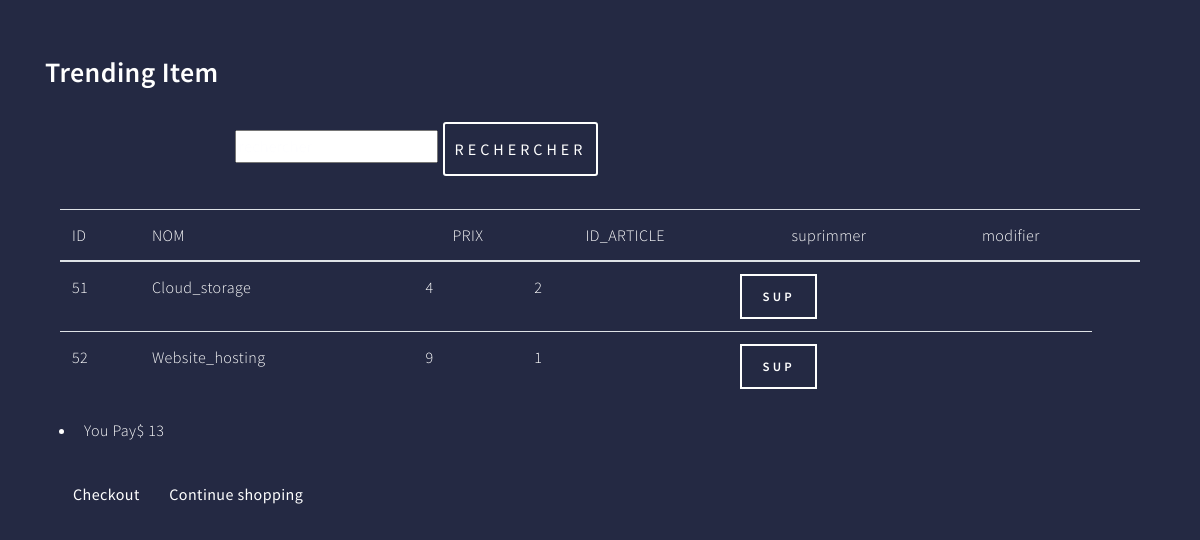
The page /V/F/cart2.php on the database its author committed.
### tables this page shows
CREATE TABLE `panier` (
  `id_panier` int(11) NOT NULL,
  `nom` varchar(50) NOT NULL,
  `prix` varchar(20) NOT NULL,
  `id_article` int(11) NOT NULL
);

### C/pan.php (called while the page is built, shortened)
<?php
class panierC{
	function afficherPanier(){
		$sql="SELECT *FROM panier";
			$db = config::getConnexion();
			try{
				$liste = $db->query($sql);
				return $liste;
			}
			catch (Exception $e){
				die('Erreur: '.$e->getMessage());
			}
	}
}

### V/F/cart2.php (the view, shortened to what this page needs)
<?php
include '..\..\C\pan.php';
$panierC=new panierC();
$listepanier=$panierC->afficherPanier();
?>
<!DOCTYPE HTML>
<html>
	<head>
		<link rel="stylesheet" href="assets/bootstrap/css/bootstrap.min.css" />
		<link rel="stylesheet" href="assets/css/main.css" />
	</head>
	<body class="is-preload">
			<div id="wrapper">
    <div class="product-area section">
        <div class="container">
            <div class="row">
                <div class="col-12">
                    <div class="section-title">
                        <h2>Trending Item</h2>
                    </div>
                </div>
            </div>
            <div class="row">
                <div class="col-12">
                    <div class="product-info">
		<form action="" method="POST" target="_blank" class="newsletter-inner">
                           <div class="row">
						   <div class="col-2">
						   </div>
						   <div class="col-10">
								<input name="rechercher" placeholder="rechercher" required="" type="rechercher">
								<button type="submit"  name="submit"  class="btn">rechercher</button>
								</div>
								</div>
							</form>
	<div class="shopping-cart section">
		<div class="container">
			<div class="row">
				<div class="col-12">
					<table class="table shopping-summery">
						<thead>
							<tr class="main-hading">
								<th>ID</th>
								<th>NOM</th>
								<th class="text-center"> PRIX</th>
								<th class="text-center">ID_ARTICLE</th>
                                <th class="text-center">suprimmer</th>
								<th class="text-center">modifier</th>
								<th class="text-center"><i class="ti-trash remove-icon"></i></th>
							</tr>
						</thead>
						<tbody>
						<?php
						$s=0;
						 foreach($listepanier as $row) { ?>
							<tr>
								<td >  <?php echo $row['id_panier'] ?> </td>
								<td >  <?php echo $row['nom'] ?> </td>
								<td >  <?php echo $row['prix']  ?> </td>
								<?php   $s=$s+$row['prix']  ?>
								<td >  <?php echo $row['id_article'] ?> </td>
								<form method="POST" action="cart.php">
						<td>               <input type="submit" name="suprimmer" class="tf-ion-android-cart" value="sup">
						<input type="hidden" value=<?PHP echo $row['id_panier']; ?> name="id_panier">	       </td>
					   </form>
								<td>               </td>
							</tr>
							<?php } ?>
						</tbody>
					</table>
				</div>
			</div>
			<div class="row">
				<div class="col-12">
					<div class="total-amount">
						<div class="row">
							<div class="col-lg-4 col-md-7 col-12">
								<div class="right">
									<ul>
										<li class="last">You Pay<span>$ <?php echo $s ?></span></li>
									</ul>
									<div class="button5">
										<a href="checkout.php" class="btn">Checkout</a>
										<a href="AffctgF.php" class="btn">Continue shopping</a>
									</div>
								</div>
							</div>
						</div>
					</div>
				</div>
			</div>
		</div>
	</div>
</body>
</html>

### V/F/assets/css/main.css (style rules this page uses)
html, body, div, span, applet, object, iframe, h1, h2, h3, h4, h5, h6, p, blockquote, pre, a, abbr, acronym, address, big, cite, code, del, dfn, em, img, ins, kbd, q, s, samp, small, strike, strong, sub, sup, tt, var, b, u, i, center, dl, dt, dd, ol, ul, li, fieldset, form, label, legend, table, caption, tbody, tfoot, thead, tr, th, td, article, aside, canvas, details, embed, figure, figcaption, footer, header, hgroup, menu, nav, output, ruby, section, summary, time, mark, audio, video { margin: 0; padding: 0; border: 0; font-size: 100%; font: inherit; vertical-align: baseline; }
body { line-height: 1; }
ol, ul { list-style: none; }
table { border-collapse: collapse; border-spacing: 0; }
body { -webkit-text-size-adjust: none; }
body { -ms-overflow-style: scrollbar; }
html { box-sizing: border-box; }
*, *:before, *:after { box-sizing: inherit; }
body { background: #242943; }
body.is-preload *, body.is-preload *:before, body.is-preload *:after { -moz-animation: none !important; -webkit-animation: none !important; -ms-animation: none !important; animation: none !important; -moz-transition: none !important; -webkit-transition: none !important; -ms-transition: none !important; transition: none !important; }
body, input, select, textarea { color: #ffffff; font-family: "Source Sans Pro", Helvetica, sans-serif; font-size: 17pt; font-weight: 300; letter-spacing: 0.025em; line-height: 1.65; }
@media screen and (max-width: 1680px) { body, input, select, textarea { font-size: 14pt; } }
@media screen and (max-width: 1280px) { body, input, select, textarea { font-size: 12pt; } }
a { -moz-transition: color 0.2s ease-in-out, border-bottom-color 0.2s ease-in-out; -webkit-transition: color 0.2s ease-in-out, border-bottom-color 0.2s ease-in-out; -ms-transition: color 0.2s ease-in-out, border-bottom-color 0.2s ease-in-out; transition: color 0.2s ease-in-out, border-bottom-color 0.2s ease-in-out; border-bottom: dotted 1px; color: inherit; text-decoration: none; }
h1, h2, h3, h4, h5, h6 { color: #ffffff; font-weight: 600; line-height: 1.45; margin: 0 0 1em 0; }
h2 { font-size: 1.75em; }
form { margin: 0 0 2em 0; }
form > :last-child { margin-bottom: 0; }
ul { list-style: disc; margin: 0 0 2em 0; padding-left: 1em; }
ul li { padding-left: 0.5em; }
input[type="submit"], input[type="reset"], input[type="button"], button, .button { -moz-appearance: none; -webkit-appearance: none; -ms-appearance: none; appearance: none; -moz-transition: background-color 0.2s ease-in-out, box-shadow 0.2s ease-in-out, color 0.2s ease-in-out; -webkit-transition: background-color 0.2s ease-in-out, box-shadow 0.2s ease-in-out, color 0.2s ease-in-out; -ms-transition: background-color 0.2s ease-in-out, box-shadow 0.2s ease-in-out, color 0.2s ease-in-out; transition: background-color 0.2s ease-in-out, box-shadow 0.2s ease-in-out, color 0.2s ease-in-out; background-color: transparent; border: 0; border-radius: 0; box-shadow: inset 0 0 0 2px #ffffff; color: #ffffff; cursor: pointer; display: inline-block; font-size: 0.8em; font-weight: 600; height: 3.5em; letter-spacing: 0.25em; line-height: 3.5em; padding: 0 1.75em; text-align: center; text-decoration: none; text-transform: uppercase; white-space: nowrap; }
#wrapper { -moz-transition: -moz-filter 0.35s ease, -webkit-filter 0.35s ease, opacity 0.375s ease-out; -webkit-transition: -webkit-filter 0.35s ease, -webkit-filter 0.35s ease, opacity 0.375s ease-out; -ms-transition: -ms-filter 0.35s ease, -webkit-filter 0.35s ease, opacity 0.375s ease-out; transition: filter 0.35s ease, -webkit-filter 0.35s ease, opacity 0.375s ease-out; padding-top: 3.25em; }

### rows shown on the page
panier: id_panier "51", nom "Cloud_storage", prix "4", id_article "2"
panier: id_panier "52", nom "Website_hosting", prix "9", id_article "1"

### other values the page prints
$s "13"
